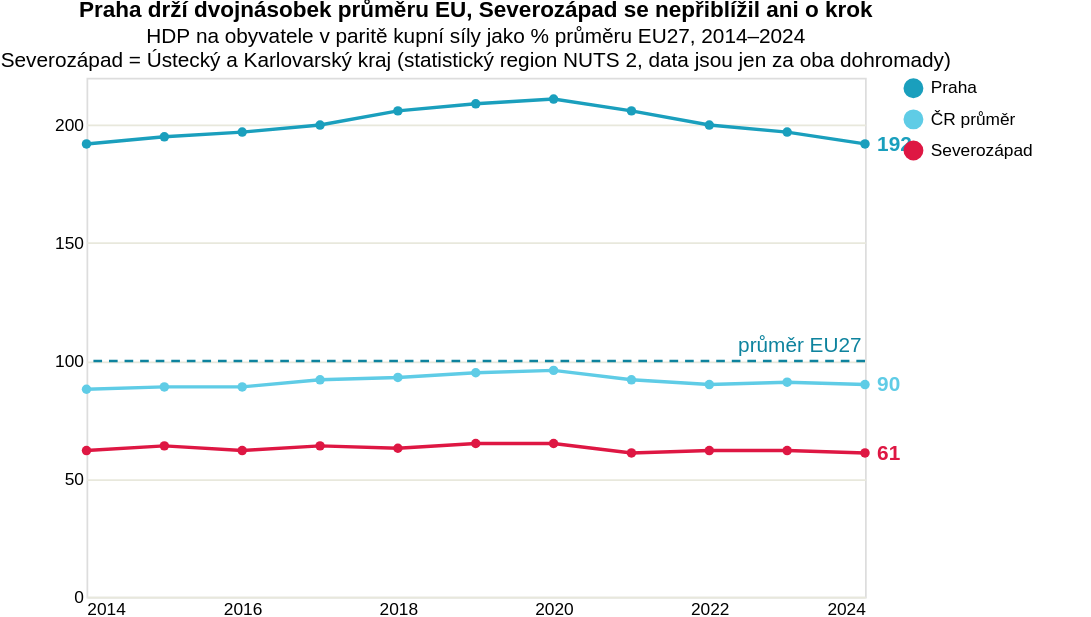

Source (Vega-Lite JSON):
### Vega-Lite specification from a JSON file in a GitHub repository (floating-point values rounded to 4 significant figures)
{"$schema": "https://vega.github.io/schema/vega-lite/v5.json", "title": {"text": "Praha drží dvojnásobek průměru EU, Severozápad se nepřiblížil ani o krok", "subtitle": ["HDP na obyvatele v paritě kupní síly jako % průměru EU27, 2014–2024", "Severozápad = Ústecký a Karlovarský kraj (statistický region NUTS 2, data jsou jen za oba dohromady)"]}, "width": 450, "height": 300, "padding": {"right": 34}, "data": {"values": [{"rok": 2014, "region": "Praha", "gdp": 192}, {"rok": 2015, "region": "Praha", "gdp": 195}, {"rok": 2016, "region": "Praha", "gdp": 197}, {"rok": 2017, "region": "Praha", "gdp": 200}, {"rok": 2018, "region": "Praha", "gdp": 206}, {"rok": 2019, "region": "Praha", "gdp": 209}, {"rok": 2020, "region": "Praha", "gdp": 211}, {"rok": 2021, "region": "Praha", "gdp": 206}, {"rok": 2022, "region": "Praha", "gdp": 200}, {"rok": 2023, "region": "Praha", "gdp": 197}, {"rok": 2024, "region": "Praha", "gdp": 192}, {"rok": 2014, "region": "ČR průměr", "gdp": 88}, {"rok": 2015, "region": "ČR průměr", "gdp": 89}, {"rok": 2016, "region": "ČR průměr", "gdp": 89}, {"rok": 2017, "region": "ČR průměr", "gdp": 92}, {"rok": 2018, "region": "ČR průměr", "gdp": 93}, {"rok": 2019, "region": "ČR průměr", "gdp": 95}, {"rok": 2020, "region": "ČR průměr", "gdp": 96}, {"rok": 2021, "region": "ČR průměr", "gdp": 92}, {"rok": 2022, "region": "ČR průměr", "gdp": 90}, {"rok": 2023, "region": "ČR průměr", "gdp": 91}, {"rok": 2024, "region": "ČR průměr", "gdp": 90}, {"rok": 2014, "region": "Severozápad", "gdp": 62}, {"rok": 2015, "region": "Severozápad", "gdp": 64}, {"rok": 2016, "region": "Severozápad", "gdp": 62}, {"rok": 2017, "region": "Severozápad", "gdp": 64}, {"rok": 2018, "region": "Severozápad", "gdp": 63}, {"rok": 2019, "region": "Severozápad", "gdp": 65}, {"rok": 2020, "region": "Severozápad", "gdp": 65}, {"rok": 2021, "region": "Severozápad", "gdp": 61}, {"rok": 2022, "region": "Severozápad", "gdp": 62}, {"rok": 2023, "region": "Severozápad", "gdp": 62}, {"rok": 2024, "region": "Severozápad", "gdp": 61}]}, "layer": [{"data": {"values": [{}]}, "mark": {"type": "rule", "strokeDash": [5, 4], "stroke": "#0e839e", "strokeWidth": 1.5}, "encoding": {"y": {"datum": 100, "type": "quantitative"}}}, {"data": {"values": [{"rok": 2024, "ref": 100}]}, "mark": {"type": "text", "align": "right", "dx": -2, "dy": -9, "fontSize": 12, "color": "#0e839e"}, "encoding": {"x": {"field": "rok", "type": "quantitative", "scale": {"domain": [2014, 2024]}}, "y": {"field": "ref", "type": "quantitative", "scale": {"domain": [0, 220]}}, "text": {"value": "průměr EU27"}}}, {"params": [{"name": "serie", "select": {"type": "point", "fields": ["region"]}, "bind": "legend"}], "mark": {"type": "line", "point": true}, "encoding": {"x": {"field": "rok", "type": "quantitative", "title": null, "scale": {"domain": [2014, 2024]}, "axis": {"format": "d", "values": [2014, 2016, 2018, 2020, 2022, 2024], "grid": false, "domain": false, "ticks": false}}, "y": {"field": "gdp", "type": "quantitative", "title": null, "scale": {"domain": [0, 220]}, "axis": {"grid": true, "gridColor": "#e8e8dc", "domain": false, "ticks": false, "values": [0, 50, 100, 150, 200]}}, "color": {"field": "region", "type": "nominal", "scale": {"domain": ["Praha", "ČR průměr", "Severozápad"], "range": ["#1a9fbd", "#5fcce6", "#de1743"]}, "legend": {"title": null}}, "opacity": {"condition": {"param": "serie", "value": 1}, "value": 0.18}, "tooltip": [{"field": "region", "title": "Region"}, {"field": "rok", "title": "Rok", "format": "d"}, {"field": "gdp", "title": "HDP na obyvatele (% průměru EU)", "format": "d"}]}}, {"transform": [{"filter": "datum.rok == 2024"}], "mark": {"type": "text", "align": "left", "dx": 7, "fontSize": 12, "fontWeight": "bold"}, "encoding": {"x": {"field": "rok", "type": "quantitative", "scale": {"domain": [2014, 2024]}}, "y": {"field": "gdp", "type": "quantitative", "scale": {"domain": [0, 220]}}, "text": {"field": "gdp", "type": "quantitative", "format": "d"}, "color": {"field": "region", "type": "nominal", "scale": {"domain": ["Praha", "ČR průměr", "Severozápad"], "range": ["#1a9fbd", "#5fcce6", "#de1743"]}, "legend": null}, "opacity": {"condition": {"param": "serie", "value": 1}, "value": 0.18}}}], "_source": "[Eurostat, regionální HDP na obyvatele v PPS (tgs00006)](https://ec.europa.eu/eurostat/databrowser/view/tgs00006/default/table?lang=en), [HDP na obyvatele ČR (tec00114)](https://ec.europa.eu/eurostat/databrowser/view/tec00114/default/table?lang=en)"}
